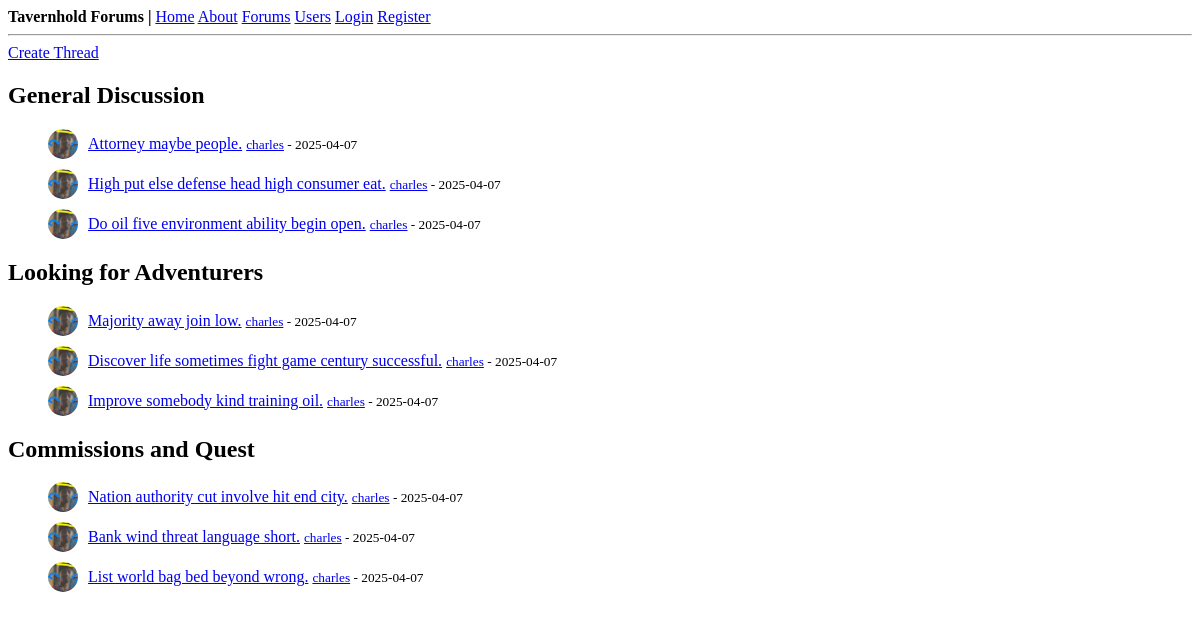
Page /home on the earlier database version.
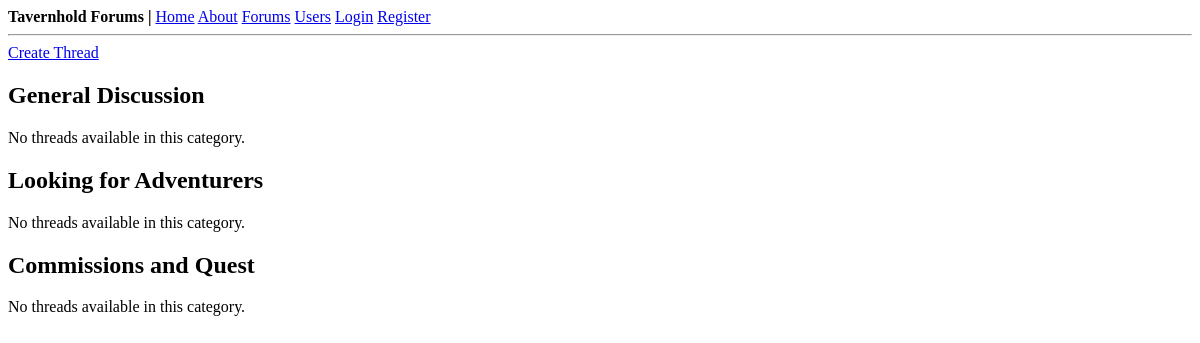
Same page on the later database version.
### thforums/models.py (models this page shows, shortened)
class Thread(db.Model):
    id = db.Column(db.Integer, primary_key=True)  # unique id for each thread
    title = db.Column(db.String(100), nullable=False)  # thread title
    date_posted = db.Column(db.DateTime, nullable=False, default=datetime.utcnow)  # timestamp of thread creation
    content = db.Column(db.Text, nullable=False)  # thread content
    user_id = db.Column(db.Integer, db.ForeignKey("user.id"), nullable=False)  # foreign key linking to the user who created the thread
    category = db.Column(db.String(50), nullable=False)  # category of the thread
    replies = db.relationship("Reply", backref="thread", lazy=True)  # relationship to replies in the thread
    edited = db.Column(db.Boolean, default=False)  # flag to indicate if the thread was edited
    last_edited = db.Column(db.DateTime)  # timestamp of the last edit

class User(db.Model, UserMixin):
    id = db.Column(db.Integer, primary_key=True)  # unique id for each user
    username = db.Column(db.String(20), unique=True, nullable=False)  # username must be unique
    email = db.Column(db.String(120), unique=True, nullable=False)  # email must be unique
    image_file = db.Column(db.String(20), nullable=False, default="default.png")  # profile picture
    password = db.Column(db.String(60), nullable=False)  # hashed password
    gender = db.Column(db.String(10), nullable=True)  # gender field
    birthdate = db.Column(db.Date, nullable=True)  # birthdate field
    bio = db.Column(db.Text, nullable=True)  # bio field
    threads = db.relationship("Thread", backref="author", lazy=True)  # relationship to threads created by the user
    replies = db.relationship("Reply", backref="author", lazy=True)  # relationship to replies made by the user

### thforums/routes.py (the view)
@app.route("/")
@app.route("/home")
def home():
    categories = ["General Discussion", "Looking for Adventurers", "Commissions and Quest"]  # predefined categories
    latest_threads = {category: Thread.query.filter_by(category=category).order_by(Thread.date_posted.desc()).limit(3).all() for category in categories}
    return render_template("home.html", title="Home", latest_threads=latest_threads)

### thforums/templates/home.html
{% extends 'layout.html' %}
{% block content %}
    <div>
        <a href="{{ url_for('new_thread') }}" class="button">Create Thread</a>
    </div>
    {% for category, threads in latest_threads.items() %}
        <h2>{{ category }}</h2>
        {% if threads %}
            <ul>
                {% for thread in threads %}
                    <li class="thread-list-item">
                        <img src="{{ url_for('static', filename='profile_pics/' + thread.author.image_file) }}"
                                alt="Profile Picture"
                                class="thread-pic">
                        <div>
                            <a href="{{ url_for('view_thread', thread_id=thread.id) }}">{{ thread.title }}</a>
                            <small><a href="{{ url_for('user_profile', username=thread.author.username) }}">{{ thread.author.username }}</a> - {{ thread.date_posted.strftime('%Y-%m-%d') }}</small>
                        </div>
                    </li>
                {% endfor %}
            </ul>
        {% else %}
            <p>No threads available in this category.</p>
        {% endif %}
    {% endfor %}
{% endblock %}

### thforums/templates/layout.html (shortened to what this page needs)
<!DOCTYPE html>
<html lang="en">
<head>
	<link rel="stylesheet" href="{{ url_for('static', filename='styles.css') }}">
</head>
<body>
<div>
	<b>Tavernhold Forums | </b>
	<a href={{ url_for("home") }}>Home</a>
	<a href={{ url_for("about") }}>About</a>
	<a href={{ url_for("forums") }}>Forums</a>
	<a href={{ url_for("list_users") }}>Users</a>
	{% if current_user.is_authenticated %}
			<a href={{ url_for("profile") }}>Profile</a>
			<a href={{ url_for("logout") }}>Logout</a>
	{% else %}
		<a href={{ url_for("login") }}>Login</a>
		<a href={{ url_for("register") }}>Register</a>
	{% endif %}
	<hr>
</div>
	{% block content %}{% endblock %}
</body>
</html>

Differences in the rows shown:
removed Thread: image_file (picture), title "Attorney maybe people.", author.username "charles", date_posted "2025-04-07", shown under "General Discussion"
removed Thread: image_file (picture), title "High put else defense head high consumer eat.", author.username "charles", date_posted "2025-04-07", shown under "General Discussion"
removed Thread: image_file (picture), title "Do oil five environment ability begin open.", author.username "charles", date_posted "2025-04-07", shown under "General Discussion"
removed Thread: image_file (picture), title "Majority away join low.", author.username "charles", date_posted "2025-04-07", shown under "Looking for Adventurers"
removed Thread: image_file (picture), title "Discover life sometimes fight game century successful.", author.username "charles", date_posted "2025-04-07", shown under "Looking for Adventurers"
removed Thread: image_file (picture), title "Improve somebody kind training oil.", author.username "charles", date_posted "2025-04-07", shown under "Looking for Adventurers"
removed Thread: image_file (picture), title "Nation authority cut involve hit end city.", author.username "charles", date_posted "2025-04-07", shown under "Commissions and Quest"
removed Thread: image_file (picture), title "Bank wind threat language short.", author.username "charles", date_posted "2025-04-07", shown under "Commissions and Quest"
removed Thread: image_file (picture), title "List world bag bed beyond wrong.", author.username "charles", date_posted "2025-04-07", shown under "Commissions and Quest"
Other differences:
new list line: "No threads available in this category."
